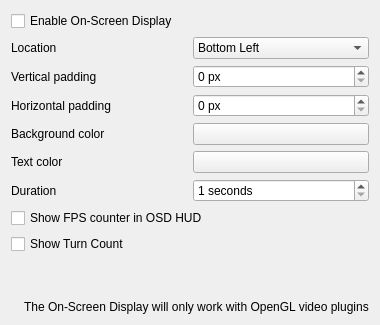
             <widget class="QWidget" name="tab_6">
              <attribute name="title">
               <string>OSD</string>
              </attribute>
              <layout class="QVBoxLayout" name="verticalLayout_13">
               <item>
                <widget class="QCheckBox" name="osdEnabledCheckBox">
                 <property name="text">
                  <string>Enable On-Screen Display</string>
                 </property>
                </widget>
               </item>
               <item>
                <layout class="QHBoxLayout" name="horizontalLayout_10">
                 <item>
                  <widget class="QLabel" name="label_9">
                   <property name="text">
                    <string>Location</string>
                   </property>
                  </widget>
                 </item>
                 <item>
                  <widget class="QComboBox" name="osdLocationComboBox">
                   <item>
                    <property name="text">
                     <string>Bottom Left</string>
                    </property>
                   </item>
                   <item>
                    <property name="text">
                     <string>Top Left</string>
                    </property>
                   </item>
                   <item>
                    <property name="text">
                     <string>Top Right</string>
                    </property>
                   </item>
                   <item>
                    <property name="text">
                     <string>Bottom Right</string>
                    </property>
                   </item>
                  </widget>
                 </item>
                </layout>
               </item>
               <item>
                <layout class="QHBoxLayout" name="horizontalLayout_8">
                 <item>
                  <widget class="QLabel" name="label_7">
                   <property name="text">
                    <string>Vertical padding</string>
                   </property>
                  </widget>
                 </item>
                 <item>
                  <widget class="QSpinBox" name="osdVerticalPaddingSpinBox">
                   <property name="specialValueText">
                    <string/>
                   </property>
                   <property name="suffix">
                    <string> px</string>
                   </property>
                  </widget>
                 </item>
                </layout>
               </item>
               <item>
                <layout class="QHBoxLayout" name="horizontalLayout_9">
                 <item>
                  <widget class="QLabel" name="label_8">
                   <property name="text">
                    <string>Horizontal padding</string>
                   </property>
                  </widget>
                 </item>
                 <item>
                  <widget class="QSpinBox" name="osdHorizontalPaddingSpinBox">
                   <property name="specialValueText">
                    <string/>
                   </property>
                   <property name="suffix">
                    <string> px</string>
                   </property>
                  </widget>
                 </item>
                </layout>
               </item>
               <item>
                <layout class="QHBoxLayout" name="horizontalLayout_15">
                 <item>
                  <widget class="QLabel" name="label_14">
                   <property name="text">
                    <string>Background color</string>
                   </property>
                  </widget>
                 </item>
                 <item>
                  <widget class="QPushButton" name="changeBackgroundColorButton">
                   <property name="text">
                    <string/>
                   </property>
                  </widget>
                 </item>
                </layout>
               </item>
               <item>
                <layout class="QHBoxLayout" name="horizontalLayout_16">
                 <item>
                  <widget class="QLabel" name="label_15">
                   <property name="text">
                    <string>Text color</string>
                   </property>
                  </widget>
                 </item>
                 <item>
                  <widget class="QPushButton" name="changeTextColorButton">
                   <property name="text">
                    <string/>
                   </property>
                  </widget>
                 </item>
                </layout>
               </item>
               <item>
                <layout class="QHBoxLayout" name="horizontalLayout_12">
                 <item>
                  <widget class="QLabel" name="label_11">
                   <property name="text">
                    <string>Duration</string>
                   </property>
                  </widget>
                 </item>
                 <item>
                  <widget class="QSpinBox" name="osdDurationSpinBox">
                   <property name="suffix">
                    <string> seconds</string>
                   </property>
                   <property name="minimum">
                    <number>1</number>
                   </property>
                  </widget>
                 </item>
                </layout>
               </item>
               <item>
                <widget class="QCheckBox" name="osdFpsCounterCheckBox">
                 <property name="text">
                  <string>Show FPS counter in OSD HUD</string>
                 </property>
                </widget>
               </item>
               <item>
                <widget class="QCheckBox" name="turnCountHudCheckBox">
                 <property name="text">
                  <string>Show Turn Count</string>
                 </property>
                </widget>
               </item>
               <item>
                <spacer name="verticalSpacer_17">
                 <property name="orientation">
                  <enum>Qt::Orientation::Vertical</enum>
                 </property>
                 <property name="sizeHint" stdset="0">
                  <size>
                   <width>20</width>
                   <height>40</height>
                  </size>
                 </property>
                </spacer>
               </item>
               <item>
                <layout class="QHBoxLayout" name="emulationInfoLayout_7">
                 <item>
                  <widget class="QLabel" name="infoIconLabel_9">
                   <property name="sizePolicy">
                    <sizepolicy hsizetype="Minimum" vsizetype="Preferred">
                     <horstretch>0</horstretch>
                     <verstretch>0</verstretch>
                    </sizepolicy>
                   </property>
                   <property name="text">
                    <string/>
                   </property>
                   <property name="pixmap">
                    <pixmap>:/newPrefix/Resource/Info.ico</pixmap>
                   </property>
                   <property name="wordWrap">
                    <bool>false</bool>
                   </property>
                  </widget>
                 </item>
                 <item>
                  <widget class="QLabel" name="label_115">
                   <property name="sizePolicy">
                    <sizepolicy hsizetype="Expanding" vsizetype="Minimum">
                     <horstretch>0</horstretch>
                     <verstretch>0</verstretch>
                    </sizepolicy>
                   </property>
                   <property name="midLineWidth">
                    <number>1</number>
                   </property>
                   <property name="text">
                    <string>The On-Screen Display will only work with OpenGL video plugins</string>
                   </property>
                   <property name="textFormat">
                    <enum>Qt::TextFormat::PlainText</enum>
                   </property>
                  </widget>
                 </item>
                </layout>
               </item>
              </layout>
             </widget>
